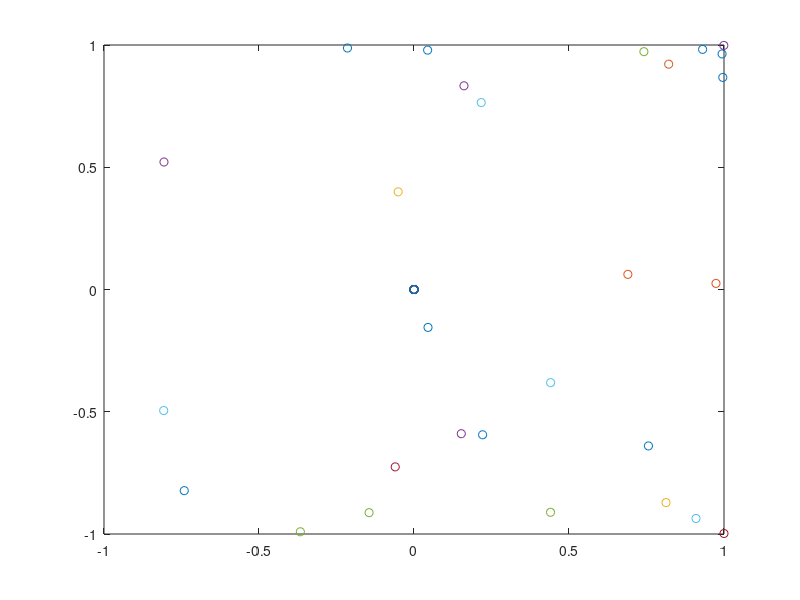

The MATLAB script that drew this image:
%% SIMonkey
%% 0 inital conditions
% number of circles
crcl = 8;
% number of baboons
gelba = 8;
% position
xpos = zeros(gelba,crcl);
ypos = zeros(gelba,crcl);
dpos = 1;
% dominance
dom = rand(gelba,crcl);
ddom = 0.5;
w = zeros(gelba,crcl);
% anxiety
anx = rand(gelba,crcl);
danx = 0.1;
%% 1 find individual
% found baboon
o = 5;
%% 2 interaction
for n = 1:crcl
    % i = "active baboon" | o = "nearest other baboon"
    for i = 1:gelba
        % to fight?
        if dom(i,n)/(dom(i,n)+dom(o,n)) >= rand
            % real fight
            if dom(i,n)/(dom(i,n)+dom(o,n)) >= rand
                % winner
                w(i,n) = 1;
                dom(i,n) = dom(i,n)+(w(i,n)-(dom(i,n)/(dom(i,n)+dom(o,n))))*ddom;
            else
                % loser
                w(i,n) = 0;
                dom(i,n) = dom(i,n)-(w(i,n)-(dom(o,n)/(dom(i,n)+dom(o,n))))*ddom;
                xpos(i,n) = dpos*cos(2*pi*rand);
                ypos(i,n) = dpos*sin(2*pi*rand);
            end
            anx(i,n) = anx(i,n)+danx;
        % to groom?
        else
            % grooming
            if anx(i,n) >= rand
                % groomer
                anx(i,n) = anx(i,n)-danx;
                % groomee
                anx(o,n) = anx(o,n)-danx-0.1;
            else
                xpos(i,n) = dpos*cos(2*pi*rand);
                ypos(i,n) = dpos*sin(2*pi*rand);
            end
        end
    end
end
plot(xpos,ypos,'o');